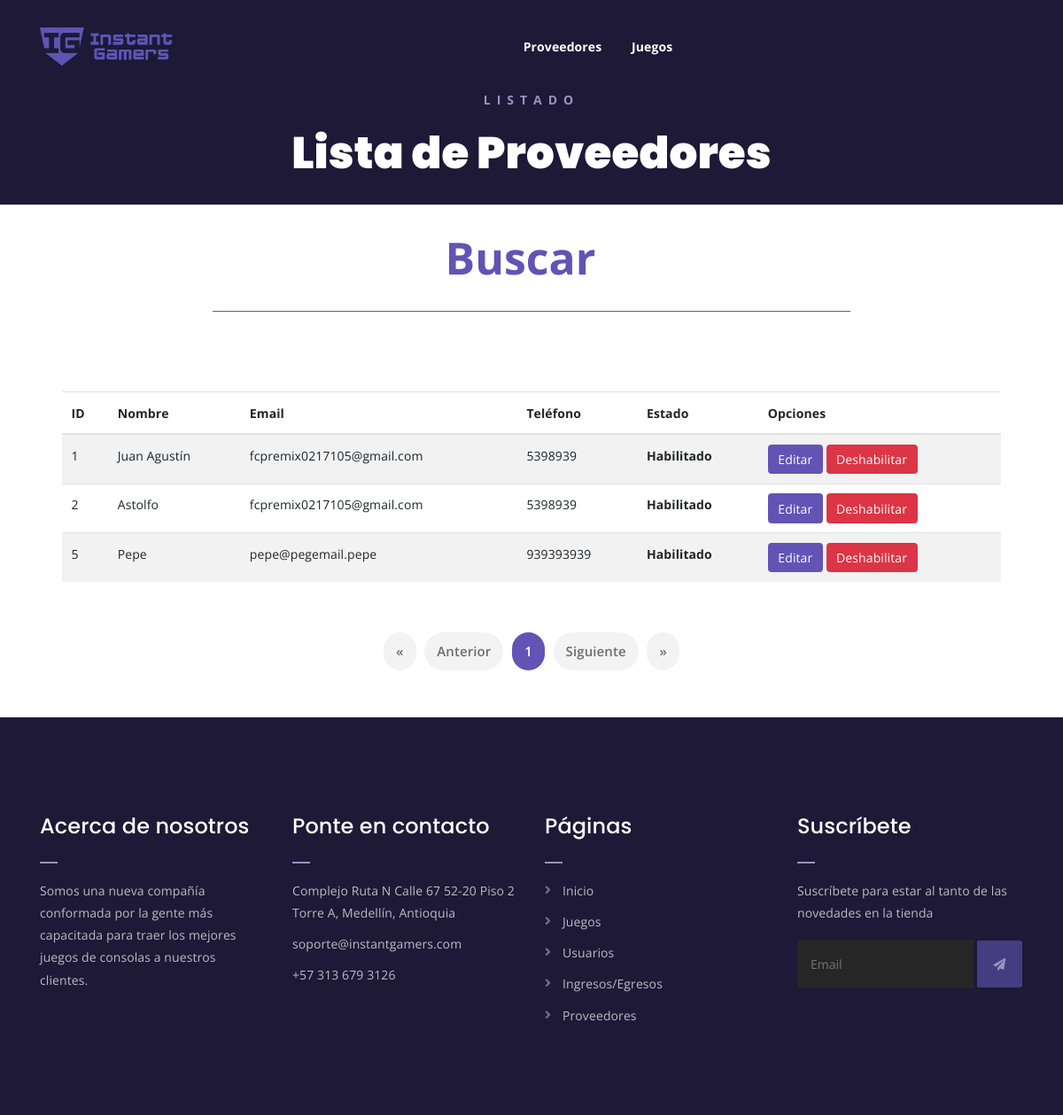
Before: /webapp/proveedores/ with the older database file.
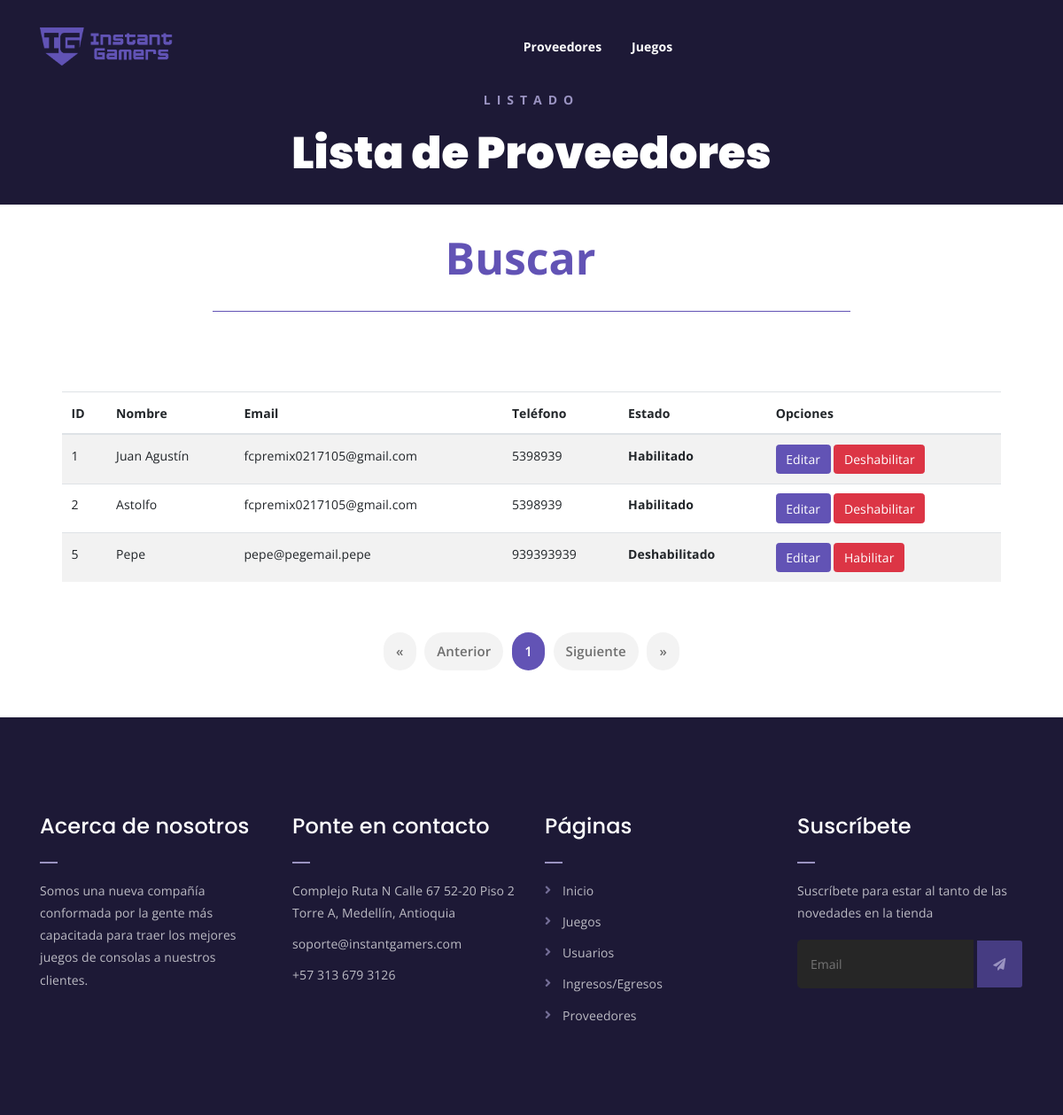
After: the same page with the newer database file.
### webapp/models.py (models this page shows, shortened)
class Proveedor(models.Model):
    nombre = models.CharField(max_length=50)
    email = models.EmailField(max_length=100)
    telefono = models.IntegerField(null=True)
    habilitado = models.BooleanField(default = True)

### webapp/views.py (the view)
# urls.py: path('proveedores/', views.listarProveedores, name="listarProveedores"),
def listarProveedores(request):
    proveedores = Proveedor.objects.order_by('-habilitado')
    paginator = Paginator(proveedores, 10)
    page_number = request.GET.get('page')
    proveedores = paginator.get_page(page_number)
    contexto = {"proveedores": proveedores}
    return render(request, 'webapp/proveedor/listar_proveedores.html', contexto)

### webapp/templates/webapp/proveedor/listar_proveedores.html (shortened to what this page needs)
{% extends 'webapp/base-crud.html' %}
{% load static %}
{% block encabezado %}Listado{% endblock encabezado %}
{% block subencabezado %}Lista de Proveedores{% endblock subencabezado %}
{% block contenedor %}
{% if proveedores %}
<form action="{% url 'webapp:buscarProveedor' %}" method="post">
    <div class="search-bar">
        <div class="search-bar-tablecell">
            <input onkeyup="busqueda_ajax('{% url 'webapp:buscarProveedor' %}');" type="search" placeholder="Buscar" id="buscar" name="buscar">
        </div>
    </div>
</form>
<div class="listar-generos-juegos mt-150 mb-150" id="respuesta">
    <div class="contenedor">
        <div class="table-responsive">
            <table id="lista" class="table table-striped table-hover">
                <thead>
                    <tr>
                        <th>ID</th>
                        <th>Nombre</th>
                        <th>Email</th>
                        <th>Teléfono</th>
                        <th>Estado</th>
                        <th colspan="2">Opciones</th>
                    </tr>
                </thead>
                <tbody>
                    {% for proveedor in proveedores %}
                    <tr>
                        <td> {{proveedor.id}} </td>
                        <td> {{proveedor.nombre}}</td>
                        <td> {{proveedor.email}}</td>
                        <td> {{proveedor.telefono}}</td>
                        <th> {% if proveedor.habilitado %} Habilitado {% else %} Deshabilitado {% endif %}</th>
                        <td>
                            <a href="{% url 'webapp:edicionProveedor' proveedor.id %}" class="btn btn-info">Editar</a>
                            {% if proveedor.habilitado %}
                            <a href="{% url 'webapp:deshabilitarProveedor' proveedor.id %}" class="btn btn-danger">Deshabilitar</a>
                            {% else %}
                            <a href="{% url 'webapp:habilitarProveedor' proveedor.id %}" class="btn btn-danger">Habilitar</a>
                            {% endif %}
                        </td>
                    </tr>
                    {% endfor %}
                </tbody>
            </table>
        </div>
        <div class="row">
            <div class="col-lg-12 text-center">
                <div class="pagination-wrap">
                    <ul>
                        <li><a href="?page=1">&laquo;</a></li>
                        <li><a {% if proveedores.has_previous %} href="?page={{ proveedores.previous_page_number }}" {% endif %}>Anterior</a></li>
                        {% for i in "x"|rjust:proveedores.paginator.num_pages|make_list %}
                        <li><a {% if forloop.counter == proveedores.number %} class="active" {% endif %} href="?page={{ forloop.counter }}"> {{ forloop.counter }} </a></li>
                        {% endfor %}
                        <li><a {% if proveedores.has_next %} href="?page={{proveedores.next_page_number }}" {% endif %}>Siguiente</a></li>
                        <li><a {% if proveedores.has_next %} href="?page={{proveedores.paginator.num_pages }}" {% endif %}>&raquo;</a></li>
                    </ul>
                </div>
            </div>
        </div>
    </div>
</div>
{% else %}
No hay datos
{% endif %}
{% endblock contenedor %}

Changed rows visible on the page:
changed Proveedor "Pepe": habilitado "Habilitado Deshabilitar" → "Deshabilitado Habilitar"
